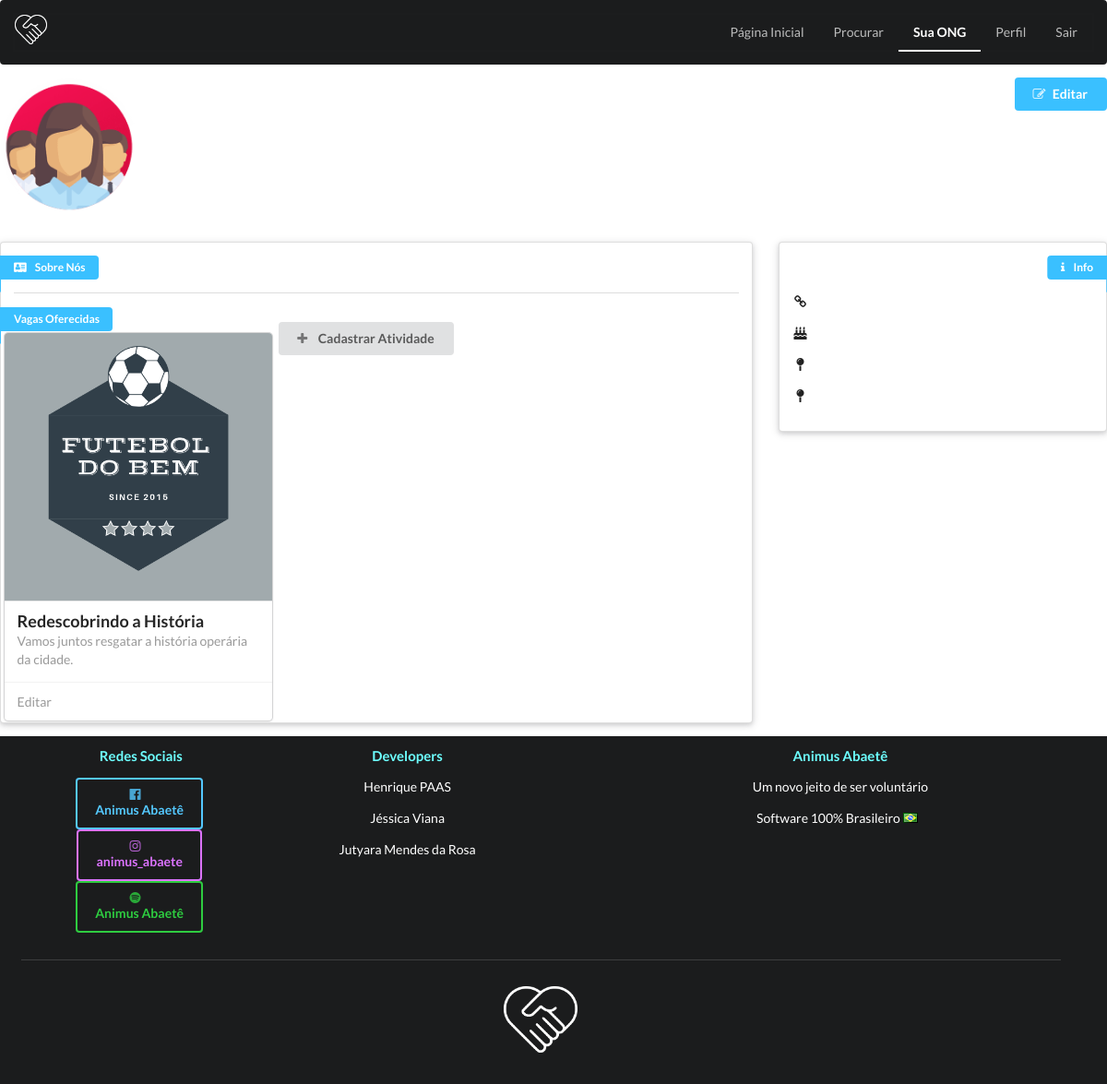
Screenshot of /app/view/perfil_ong.php?user=2 with the database file from the repository.
### tables this page shows
CREATE TABLE `ong` (
  `idong` int(11) NOT NULL,
  `cnpj` varchar(45) DEFAULT NULL,
  `nome_ong` varchar(50) DEFAULT NULL,
  `nome_responsavel` varchar(45) DEFAULT NULL,
  `causas_ong` varchar(300) DEFAULT NULL,
  `email` varchar(50) DEFAULT NULL,
  `imagem` varchar(100) DEFAULT 'ong.png',
  `telefone` varchar(45) DEFAULT NULL,
  `usuario_cod_user` int(6) NOT NULL,
  `bio` varchar(500) NOT NULL
);

CREATE TABLE `atividades` (
  `descricao` varchar(600) DEFAULT NULL,
  `titulo` varchar(100) DEFAULT NULL,
  `data` date DEFAULT NULL,
  `hora` time DEFAULT NULL,
  `nro_vagas` int(11) DEFAULT NULL,
  `cod_atividade` int(6) NOT NULL,
  `ong_idong` int(11) NOT NULL,
  `categoria_cod_categoria` int(6) DEFAULT NULL
);

### app/model/CrudOng.php (called while the page is built, shortened)
<?php
require_once "Conexao.php";
require_once "Ong.php";
class CrudOng{
    public $conexao;
    public function __construct(){
        $this->conexao = conexao::getConexao();
    }
    public function getOngByVol( $cod_vol){
        $consulta = $this->conexao->query("SELECT * FROM ong WHERE usuario_cod_user = $cod_vol");
        $ong = $consulta->fetch(PDO::FETCH_ASSOC);
        return new Ong($ong['idong'], $ong['cnpj'], $ong['nome_ong'], $ong['nome_responsavel'], NULL, $ong['causas_ong'],  $ong['email'],$ong['imagem'], $ong['telefone'], $ong['usuario_cod_user'], $ong['bio'] );
    }
}

### app/model/Conexao.php (called while the page is built, shortened)
<?php
class Conexao {
    public static function getConexao(){
        $conexao = new PDO("mysql:host=".self::HOST.";dbname=".self::NOMEBANCO, self::USUARIO, self::SENHA);
        return $conexao;
    }
}

### app/model/Ong.php (called while the page is built, shortened)
<?php
class Ong{
    public function __construct($cod_user = null, $cnpj, $nome_ong, $nome_resp, $local, $causas, $email, $imagem, $telefone, $cod_vol, $bio){
        $this->cod_user  = $cod_user;
        $this->imagem    = $imagem;
    }
}

### app/model/CrudAtividade.php (called while the page is built, shortened)
<?php
require_once "Conexao.php";
require_once "Atividade.php";
class CrudAtividade{
    public $conexao;
    public function __construct(){
        $this->conexao = conexao::getConexao();
    }
    public function getAtividades($ong){
        $consulta = $this->conexao->query("SELECT * FROM atividades WHERE ong_idong = $ong");
        $atividades = $consulta->fetchAll(PDO::FETCH_ASSOC);
        $listaAtividades = [];
        foreach ($atividades as $ativ) {
            $listaAtividades [] = new Atividade($ativ['cod_atividade'], $ativ['descricao'], $ativ['titulo'], $ativ['data'], $ativ['hora'],  $ativ['nro_vagas'], $ativ['ong_idong'], $ativ['categoria_cod_categoria']);
        }
        return $listaAtividades;
    }
}

### app/model/Atividade.php (called while the page is built, shortened)
<?php
class Atividade{
    public function __construct($cod_atividade = NULL, $descricao, $titulo, $data, $hora, $num_vagas, $id_ong, $cod_categoria){
        $this->cod_atividade = $cod_atividade;
        $this->descricao     = $descricao;
        $this->titulo        = $titulo;
    }
}

### app/view/perfil_ong.php (the view, shortened to what this page needs)
<?php
require_once 'cabecalho.php';
require_once "../model/CrudOng.php";
require_once "../model/CrudAtividade.php";
$cod      = $_GET['user'];
$crud     = new CrudOng();
$crudAtiv = new CrudAtividade();
$ong = $crud->getOngByVol($cod);
$codOng = $ong->cod_user;
$listaAtividades = $crudAtiv->getAtividades($codOng);
?>
    <a href="pag_inicial_logado.php?user=<?=$cod?>" class="item">Página Inicial</a>
    <a href="procura.php?user=<?=$cod?>" class="item">Procurar</a>
    <a href="../controllers/controlador.php?acao=entrarOng&&user=<?=$cod?>" class="active item">Sua ONG</a>
    <a href="perfil.php?user=<?=$cod?>" class="item">Perfil</a>
    <a class="item" href="../controllers/verificaUser.php?acao=sair">Sair</a>
    </div>
    </div>
    </div>
    <div class="ui three column grid">
            <div class="column">
                <img class="ui small circular image" src=../../imagens/<?=$ong->imagem?>>
            </div>
        <div class="column">
        </div>
        <div class="column">
            <a href="Editar_ong.php?user=<?=$cod?>">
                <button class="ui blue button right floated"><i class="edit icon"></i>Editar</button>
            </a>
        </div>
    </div>
    <div class="ui grid">
        <div class="eleven wide column">
            <div class="ui raised segment">
                <a class="ui blue ribbon label"><i class="address card icon"></i>Sobre Nós</a>
                <div class="ui divider"></div>
                <a class="ui blue ribbon label">Vagas Oferecidas</a>
                <div class="ui six cards">
                    <div class="ui special cards">
                    <?php foreach($listaAtividades as $atividade): ?>
                        <div class="card">
                            <div class="blurring dimmable image">
                                <img src="../../imagens/1.png">
                            </div>
                            <div class="content">
                                <a class="header"><?=$atividade->titulo?></a>
                                <div class="meta">
                                    <span class="date"><?=$atividade->descricao?></span>
                                </div>
                            </div>
                            <div class="extra content">
                                <a href="editarAtividade.php?ativ=<?=$atividade->cod_atividade?>&&user=<?=$cod?>">Editar</a>
                            </div>
                        </div>
                    <?php endforeach; ?>
                        <a href="cad_atividade.php?user=<?=$cod?>">
                            <button class="ui button" tabindex="0"><i class="plus icon"></i> Cadastrar Atividade</button>
                        </a>
                </div>
            </div>
            </div>
        </div>
        <div class=" five wide column">
            <div class="ui raised segment">
                <a class="ui blue right ribbon label"><i class="info icon"></i>Info</a>
                <p><i class="linkify icon"></i><?=$ong->email?></p>
                <p><i class="birthday cake icon"></i><?=$ong->causas?></p>
                <p><i class="map pin icon"></i><?=$ong->telefone?></p>
                <p><i class="map pin icon"></i><?=$ong->nome_resp?></p>
            </div>
        </div>
    </div>
<?php require_once 'rodape.php';?>

### rows the page displays
ong: imagem (picture)
atividades: titulo "Redescobrindo a História", descricao "Vamos juntos resgatar a história operária da cidade."
